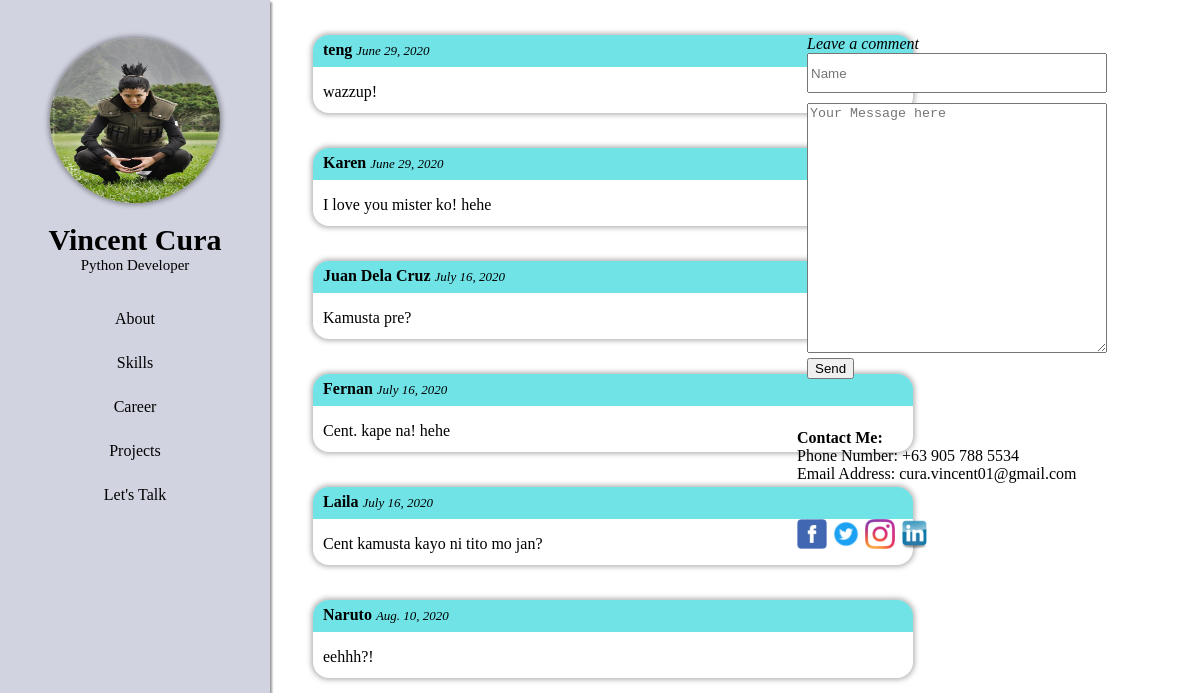
The app's page /contact with its own data.
### app_site/models.py (models this page shows)
class Messages(models.Model):
    name = models.CharField(max_length=100)
    msg = models.TextField()
    pub_date = models.DateField()

### app_site/views.py (the view)
# urls.py: path('contact', views.contact, name='contact')
def contact(request):
    if request.method == 'POST':
        name = request.POST['sender-name']
        msg = request.POST['sender-msg']
        pub_date = datetime.date.today()    # for time-stamping
        if name == "":
            messages.info(request, 'you forgot to include your name')
            return redirect('/contact')
        elif msg == "":
            messages.info(request, 'no messages sent')
            return redirect('/contact')
        else:
            comments = Messages.objects.create(name=name, msg=msg, pub_date=pub_date)
            comments.save();
    else:
        msgs = Messages.objects.all()
        return render(request, 'my_website/contact.html', {'msgs': msgs})
    return redirect('/contact')

### templates/my_website/contact.html (shortened to what this page needs)
{% extends 'my_website/base.html' %}
{% load static %}
{% block content %}
    <div class="table">
        <section id="comments">
            {% for msg in msgs%}
            <div class = "message">
                <div class="message-header">
                    <label id="comments-name">{{msg.name}}</label>
                    <label id="comments-date">{{msg.pub_date}}</label>
                </div>
                <p>{{msg.msg}}</p>
            </div>
            {% endfor %}
        </section>
        <section id="create-message">
            <form action="contact" method="post">
                <div class="Message-box">
                <span><i>Leave a comment</i></span>
                <input type="text" class="textbox" name="sender-name" placeholder="Name"><br>
                 <textarea name="sender-msg" placeholder="Your Message here" style="width:300px; height:250px; margin-bottom:5px;"></textarea><br>
                <input type="submit" value="Send">
                </div>
            </form>
            <div class="contacts">
                <strong>Contact Me:</strong><br>
                    <span>Phone Number: +63 905 788 5534</span><br>
                    <span>Email Address: cura.vincent01@gmail.com</span><br><br><br>
                    <i class="socmed-icons"><a href="https://web.facebook.com/Bin10thCure" target="_blank"><img src="static/img/fb.png"></a></i>
                    <i class="socmed-icons"><a href="https://twitter.com/CuraVincent" target="_blank"><img src="static/img/twitter.png"></a></i>
                    <i class="socmed-icons"><a href="https://www.instagram.com/entengcura01" target="_blank"><img src="static/img/ig.png"></a></i>
                    <i class="socmed-icons"><a href="https://www.linkedin.com/in/vincent-cura-aa605a182" target="_blank"><img src="static/img/linkedin.png"></a></i>
            </div>
        </section>
    </div>
</div>
{% endblock %}

### templates/my_website/base.html (shortened to what this page needs)
{% load static %}
<html lang="en">
<head>
    <link rel="stylesheet" href="{% static 'css/style.css' %}">
</head>
<body>
    <aside class="side-nav">
        <div class="img1">
            <a href="#"><img src="static/img/shikamaru.jpg" alt="no pic"></a>
        </div>
    <div class="profile_name">Vincent Cura</div>
    <div class="sub_name">Python Developer</div>
        <ul>
            <li><a href="about">About</a></li>
            <li><a href="skills">Skills</a></li>
            <li><a href="career">Career</a></li>
            <li><a href="projects">Projects</a></li>
            <li><a href="contact">Let's Talk</a></li>
        </ul>
    </aside>
    <div class="index">
        {% block content %}
        {% endblock %}
</body>
</html>

### static/css/style.css (style rules this page uses)
.side-nav { height: 100%; width: 270px; position: fixed; z-index:1; top: 0; left: 0; overflow-x: hidden; padding-top: 18px; box-shadow: 4px 0 2px -2px rgba(0,0,0,0.4); background-color: #d1d3e0; }
.side-nav ul li a { list-style: none; padding: 20px 8px 6px; display: block; text-decoration: none; text-align: center; color:black; position: relative; }
.side-nav ul { list-style: none; padding: 0px; }
.img1 { margin-top: 20px; text-align: center; }
.img1 img { height: 165px; width: 170px; border-radius: 50%; box-shadow: 0 0 5px 2px rgba(0,0,0,.35); }
.profile_name { text-align: center; font-family: Cambria; font-size: 30; font-weight: bold; margin-top: 20px; }
.sub_name { text-align: center; font-family: Cambria; font-size: 15; }
.index { margin-left: 300px; margin-right: 20px; margin-top: 30px; padding: 5px 5px 5px 5px; }
.table { position: relative; }
#comments { width: 600px; position: absolute; left: 0; }
.message { box-shadow: 0 0 5px 2px rgba(175, 173, 173, 0.883); width: auto; -webkit-border-radius: 1em; margin-bottom: 35px; }
.message-header { background-color: #07cfd693; padding-left: 10px; padding-top: 6px; height: 26px; -webkit-border-top-right-radius: 16px; -webkit-border-top-left-radius: 16px; }
.message p { font-family: Montserrat; padding-bottom: 12px; margin-left: 10px; margin-right: 10px; }
#create-message { width: 400px; position: absolute; right: 0; }
.Message-box { width: 400px; margin-left: 40px; }
#comments-name { font-weight: bold; }
#comments-date { font-style: italic; font-size: small; }
.textbox { width: 300px; height: 40px; margin-bottom: 10px; }
.socmed-icons img { width: 30px; height: 30px; }
.contacts { margin-top: 50px; margin-left: 30px; }

### records on screen
Messages: name "teng", pub_date "June 29, 2020", msg "wazzup!"
Messages: name "Karen", pub_date "June 29, 2020", msg "I love you mister ko! hehe"
Messages: name "Juan Dela Cruz", pub_date "July 16, 2020", msg "Kamusta pre?"
Messages: name "Fernan", pub_date "July 16, 2020", msg "Cent. kape na! hehe"
Messages: name "Laila", pub_date "July 16, 2020", msg "Cent kamusta kayo ni tito mo jan?"
Messages: name "Naruto", pub_date "Aug. 10, 2020", msg "eehhh?!"
